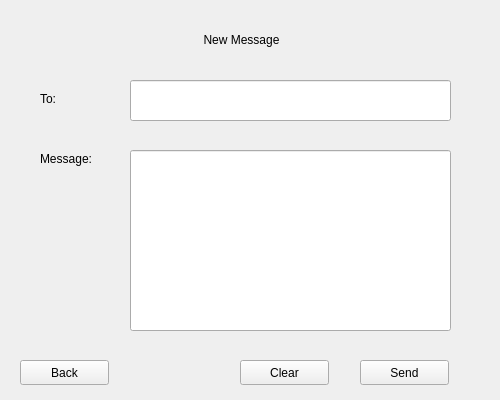
<?xml version="1.0" encoding="UTF-8"?>
<ui version="4.0">
 <class>NewMessageWindow</class>
 <widget class="QWidget" name="NewMessageWindow">
  <property name="geometry">
   <rect>
    <x>0</x>
    <y>0</y>
    <width>500</width>
    <height>400</height>
   </rect>
  </property>
  <property name="windowTitle">
   <string>Form</string>
  </property>
  <widget class="QStackedWidget" name="stackedWidget">
   <property name="geometry">
    <rect>
     <x>0</x>
     <y>0</y>
     <width>500</width>
     <height>400</height>
    </rect>
   </property>
   <widget class="QWidget" name="page">
    <widget class="QLabel" name="NewMessageTitle">
     <property name="geometry">
      <rect>
       <x>186</x>
       <y>30</y>
       <width>111</width>
       <height>20</height>
      </rect>
     </property>
     <property name="text">
      <string>New Message</string>
     </property>
     <property name="alignment">
      <set>Qt::AlignCenter</set>
     </property>
    </widget>
    <widget class="QLabel" name="NWToLabel">
     <property name="geometry">
      <rect>
       <x>40</x>
       <y>90</y>
       <width>67</width>
       <height>17</height>
      </rect>
     </property>
     <property name="text">
      <string>To:</string>
     </property>
    </widget>
    <widget class="QLabel" name="NWLabel">
     <property name="geometry">
      <rect>
       <x>40</x>
       <y>150</y>
       <width>67</width>
       <height>17</height>
      </rect>
     </property>
     <property name="text">
      <string>Message:</string>
     </property>
    </widget>
    <widget class="QPushButton" name="NWBackButton">
     <property name="geometry">
      <rect>
       <x>20</x>
       <y>360</y>
       <width>89</width>
       <height>25</height>
      </rect>
     </property>
     <property name="text">
      <string>Back</string>
     </property>
    </widget>
    <widget class="QPushButton" name="NWClearButton">
     <property name="geometry">
      <rect>
       <x>240</x>
       <y>360</y>
       <width>89</width>
       <height>25</height>
      </rect>
     </property>
     <property name="text">
      <string>Clear</string>
     </property>
    </widget>
    <widget class="QPushButton" name="NWSendButton">
     <property name="geometry">
      <rect>
       <x>360</x>
       <y>360</y>
       <width>89</width>
       <height>25</height>
      </rect>
     </property>
     <property name="text">
      <string>Send</string>
     </property>
    </widget>
    <widget class="QLineEdit" name="NWContactInputBox">
     <property name="geometry">
      <rect>
       <x>130</x>
       <y>80</y>
       <width>321</width>
       <height>41</height>
      </rect>
     </property>
    </widget>
    <widget class="QLineEdit" name="NWInputBox">
     <property name="geometry">
      <rect>
       <x>130</x>
       <y>150</y>
       <width>321</width>
       <height>181</height>
      </rect>
     </property>
    </widget>
   </widget>
  </widget>
 </widget>
 <resources/>
 <connections/>
</ui>
